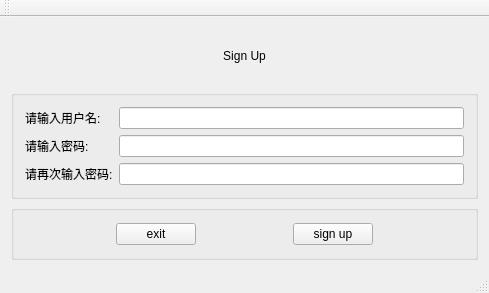
<?xml version="1.0" encoding="UTF-8"?>
<ui version="4.0">
 <class>MainWindow</class>
 <widget class="QMainWindow" name="MainWindow">
  <property name="geometry">
   <rect>
    <x>0</x>
    <y>0</y>
    <width>489</width>
    <height>293</height>
   </rect>
  </property>
  <property name="minimumSize">
   <size>
    <width>0</width>
    <height>0</height>
   </size>
  </property>
  <property name="maximumSize">
   <size>
    <width>2000</width>
    <height>3000</height>
   </size>
  </property>
  <property name="windowTitle">
   <string>MainWindow</string>
  </property>
  <widget class="QWidget" name="centralWidget">
   <layout class="QVBoxLayout" name="verticalLayout">
    <item>
     <widget class="QLabel" name="label_5">
      <property name="sizePolicy">
       <sizepolicy hsizetype="Expanding" vsizetype="Preferred">
        <horstretch>0</horstretch>
        <verstretch>0</verstretch>
       </sizepolicy>
      </property>
      <property name="layoutDirection">
       <enum>Qt::LeftToRight</enum>
      </property>
      <property name="autoFillBackground">
       <bool>false</bool>
      </property>
      <property name="frameShape">
       <enum>QFrame::NoFrame</enum>
      </property>
      <property name="text">
       <string>Sign Up</string>
      </property>
      <property name="alignment">
       <set>Qt::AlignCenter</set>
      </property>
     </widget>
    </item>
    <item>
     <widget class="QGroupBox" name="groupBox">
      <property name="title">
       <string/>
      </property>
      <layout class="QGridLayout" name="gridLayout">
       <item row="2" column="1">
        <widget class="QLineEdit" name="pwd2">
         <property name="echoMode">
          <enum>QLineEdit::Password</enum>
         </property>
         <property name="clearButtonEnabled">
          <bool>true</bool>
         </property>
        </widget>
       </item>
       <item row="2" column="0">
        <widget class="QLabel" name="label_3">
         <property name="text">
          <string>请再次输入密码:</string>
         </property>
        </widget>
       </item>
       <item row="1" column="0">
        <widget class="QLabel" name="label_2">
         <property name="sizePolicy">
          <sizepolicy hsizetype="Fixed" vsizetype="Fixed">
           <horstretch>0</horstretch>
           <verstretch>0</verstretch>
          </sizepolicy>
         </property>
         <property name="text">
          <string>请输入密码: </string>
         </property>
        </widget>
       </item>
       <item row="0" column="1">
        <widget class="QLineEdit" name="username">
         <property name="sizePolicy">
          <sizepolicy hsizetype="Preferred" vsizetype="Fixed">
           <horstretch>0</horstretch>
           <verstretch>0</verstretch>
          </sizepolicy>
         </property>
         <property name="clearButtonEnabled">
          <bool>true</bool>
         </property>
        </widget>
       </item>
       <item row="0" column="0">
        <widget class="QLabel" name="label">
         <property name="sizePolicy">
          <sizepolicy hsizetype="Fixed" vsizetype="Fixed">
           <horstretch>0</horstretch>
           <verstretch>0</verstretch>
          </sizepolicy>
         </property>
         <property name="text">
          <string>请输入用户名: </string>
         </property>
        </widget>
       </item>
       <item row="1" column="1">
        <widget class="QLineEdit" name="pwd1">
         <property name="sizePolicy">
          <sizepolicy hsizetype="Preferred" vsizetype="Fixed">
           <horstretch>0</horstretch>
           <verstretch>0</verstretch>
          </sizepolicy>
         </property>
         <property name="echoMode">
          <enum>QLineEdit::Password</enum>
         </property>
         <property name="clearButtonEnabled">
          <bool>true</bool>
         </property>
        </widget>
       </item>
      </layout>
     </widget>
    </item>
    <item>
     <widget class="QGroupBox" name="groupBox_2">
      <property name="title">
       <string/>
      </property>
      <layout class="QHBoxLayout" name="horizontalLayout">
       <item>
        <widget class="QPushButton" name="exit">
         <property name="sizePolicy">
          <sizepolicy hsizetype="Fixed" vsizetype="Fixed">
           <horstretch>0</horstretch>
           <verstretch>0</verstretch>
          </sizepolicy>
         </property>
         <property name="text">
          <string>exit</string>
         </property>
        </widget>
       </item>
       <item>
        <widget class="QPushButton" name="signup">
         <property name="sizePolicy">
          <sizepolicy hsizetype="Fixed" vsizetype="Fixed">
           <horstretch>0</horstretch>
           <verstretch>0</verstretch>
          </sizepolicy>
         </property>
         <property name="layoutDirection">
          <enum>Qt::LeftToRight</enum>
         </property>
         <property name="text">
          <string>sign up</string>
         </property>
        </widget>
       </item>
      </layout>
     </widget>
    </item>
   </layout>
  </widget>
  <widget class="QMenuBar" name="menuBar">
   <property name="geometry">
    <rect>
     <x>0</x>
     <y>0</y>
     <width>489</width>
     <height>22</height>
    </rect>
   </property>
  </widget>
  <widget class="QToolBar" name="mainToolBar">
   <attribute name="toolBarArea">
    <enum>TopToolBarArea</enum>
   </attribute>
   <attribute name="toolBarBreak">
    <bool>false</bool>
   </attribute>
  </widget>
  <widget class="QStatusBar" name="statusBar"/>
 </widget>
 <layoutdefault spacing="6" margin="11"/>
 <resources/>
 <connections/>
</ui>
